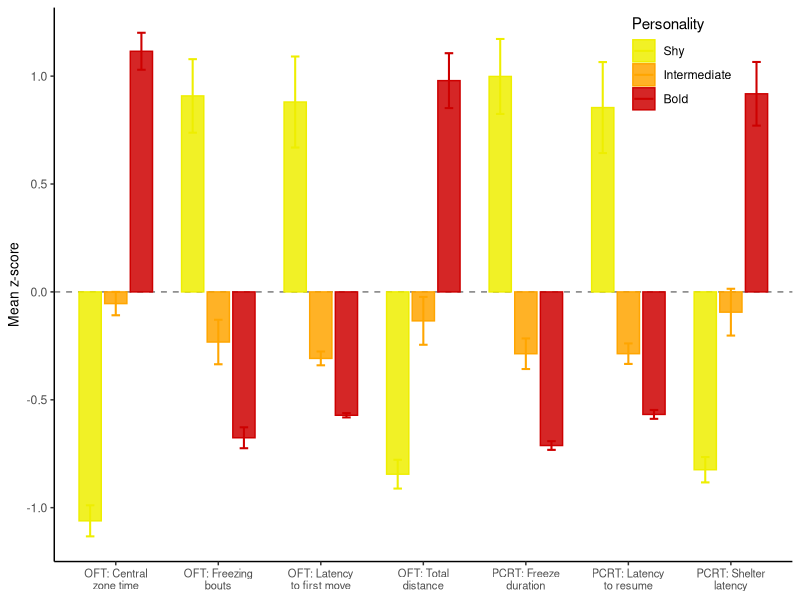
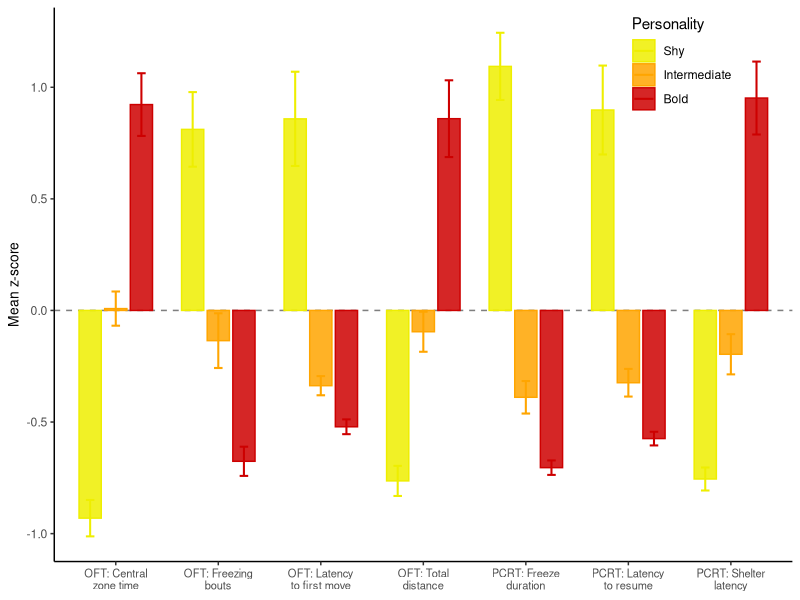
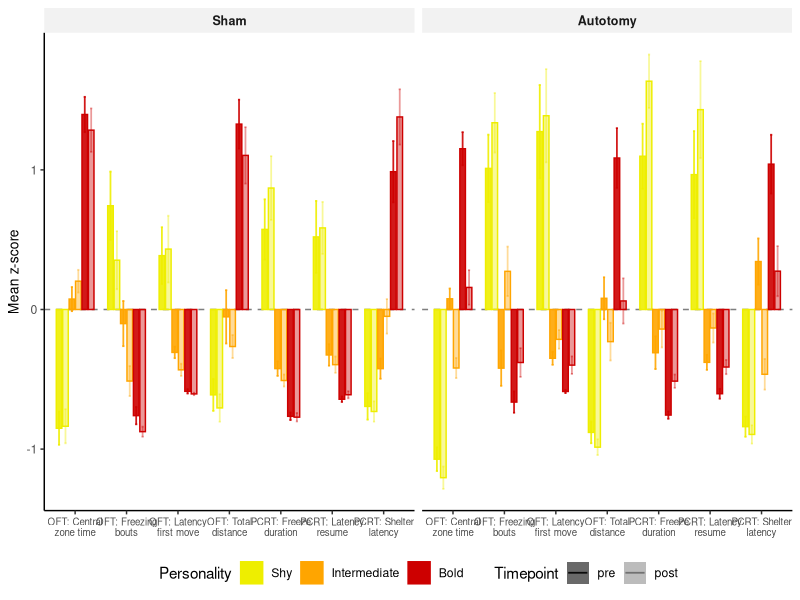
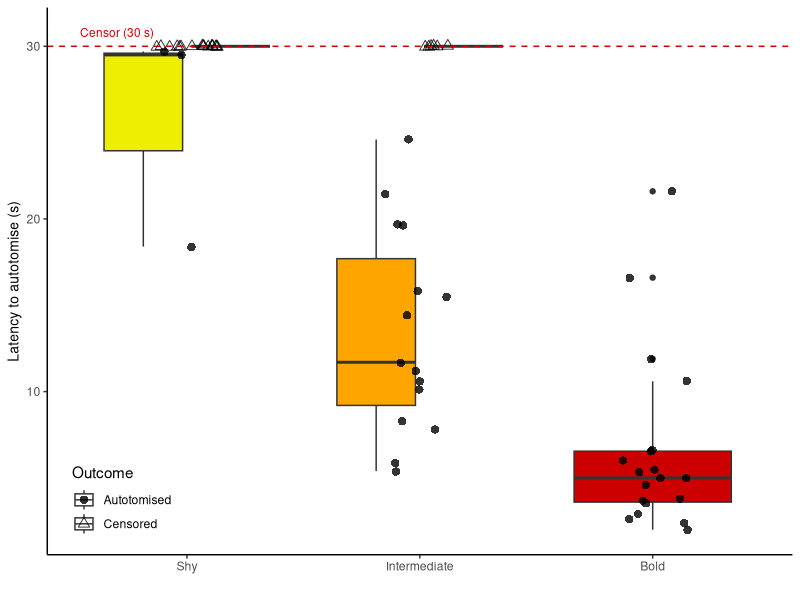
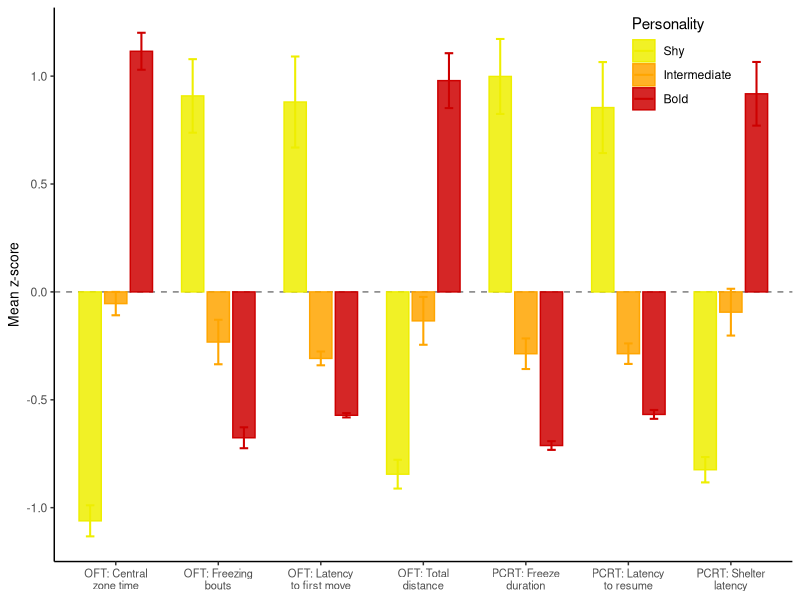
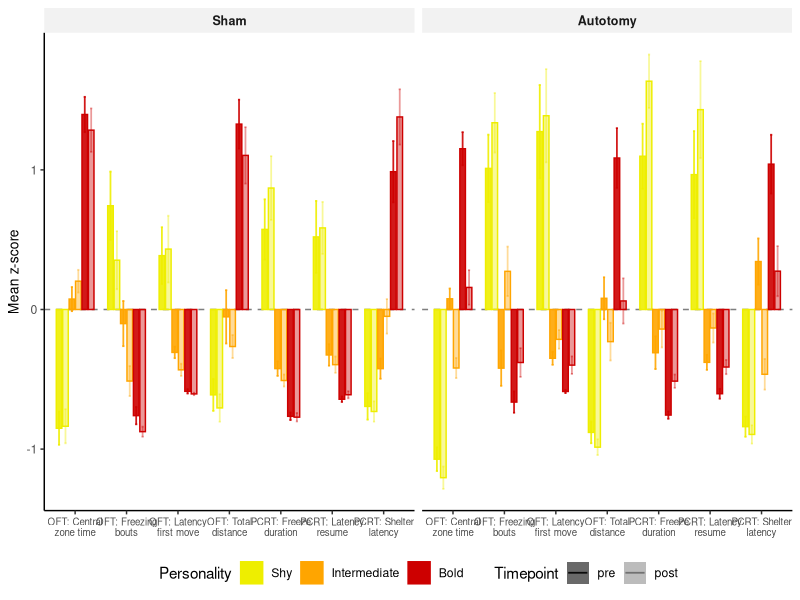
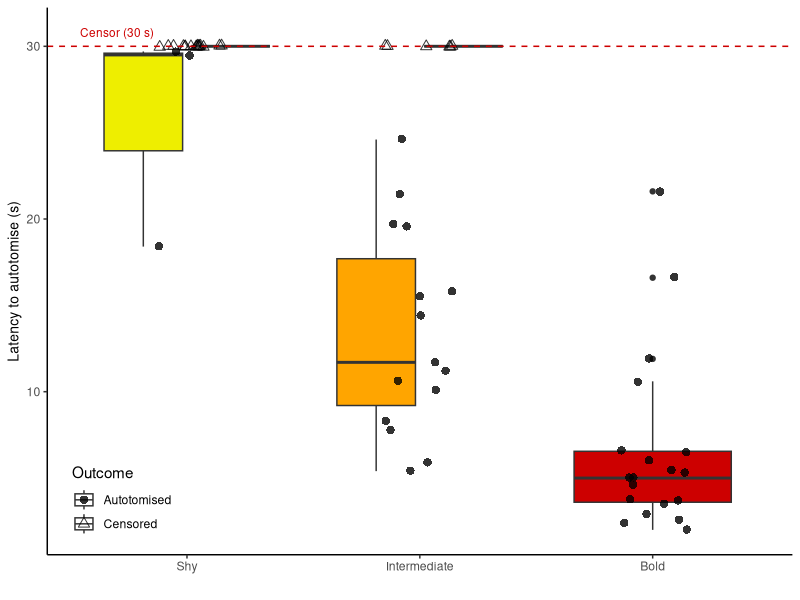

The R script that drew these images, in order: (Note: this script raises an error after producing the figures.)
#Crickets group 1 - Behavioural Ecology 2026

#WD
setwd("~/Desktop/KU Leuven/Behavioural Ecology")
getwd()

#Packages ----
library(tidyverse)
library(patchwork)    
library(ggbeeswarm)
library(ggpubr) 
library(gridExtra)
library(survival)
library(survminer)
library(patchwork)


#Data & wrangling ----
crickets <- read.csv("cricket_autotomy_raw_dataset_v2.csv",
                     na = c("", "NA", "NaN"))

oft_pre_cols  <- grep("OFT_pre",  names(crickets), value = TRUE)
oft_post_cols <- grep("OFT_post", names(crickets), value = TRUE)
pcrt_pre_cols <- grep("PCRT_pre", names(crickets), value = TRUE)
pcrt_post_cols<- grep("PCRT_post",names(crickets), value = TRUE)

trial_from_col <- function(x) as.integer(str_extract(x, "(?<=_T)\\d"))

make_long_block <- function(df, cols, timepoint_label, assay_label) {
  df %>%
    select(individual_ID, all_of(cols)) %>%
    pivot_longer(cols = all_of(cols),
                 names_to  = "col_name",
                 values_to = "value") %>%
    mutate(
      trial    = trial_from_col(col_name),
      metric   = str_replace(col_name,
                             paste0(assay_label, "_(pre|post)_T\\d_"), ""),
      timepoint = timepoint_label,
      assay     = assay_label
    ) %>%
    select(individual_ID, timepoint, assay, trial, metric, value)
}

oft_pre_long  <- make_long_block(crickets, oft_pre_cols,  "pre",  "OFT")
oft_post_long <- make_long_block(crickets, oft_post_cols, "post", "OFT")
pcrt_pre_long <- make_long_block(crickets, pcrt_pre_cols, "pre",  "PCRT")
pcrt_post_long<- make_long_block(crickets, pcrt_post_cols,"post", "PCRT")

long_metrics <- bind_rows(oft_pre_long, oft_post_long,
                          pcrt_pre_long, pcrt_post_long) %>%
  pivot_wider(names_from = metric, values_from = value)

meta <- crickets %>%
  select(individual_ID, sex, age_days_post_moult, body_mass_g,
         autotomy_regime, personality_category,
         personality_PC1_pre, personality_PC1_post,
         autotomy_latency_s, autotomy_censored, autotomy_occurred,
         sham_pinch_duration_s)

crickets_long <- long_metrics %>%
  left_join(meta, by = "individual_ID") %>%
  rename(
    ID            = individual_ID,
    age           = age_days_post_moult,
    mass          = body_mass_g,
    regime        = autotomy_regime,
    personality   = personality_category,
    PC1_pre       = personality_PC1_pre,
    PC1_post      = personality_PC1_post,
    a_latency     = autotomy_latency_s,
    a_censored    = autotomy_censored,
    a_occured     = autotomy_occurred,
    pinch_dur     = sham_pinch_duration_s,
    FM_latency         = latency_first_move_s,
    total_distance     = total_distance_cm,
    time_exp           = time_exposed_zone_s,
    time_central       = time_central_zone_s,
    freezing_n         = freezing_bouts_n,
    resume_latency     = latency_resume_s,
    total_freeze_time  = total_freeze_duration_s,
    shelter_latency    = shelter_seeking_latency_s
  ) %>%
  mutate(
    ID          = factor(ID),
    sex         = factor(sex),
    regime      = factor(regime, levels = c("sham", "autotomy")),
    personality = factor(personality, levels = c("Shy","Intermediate","Bold")),
    timepoint   = factor(timepoint, levels = c("pre","post")),
    d_boldness  = PC1_post - PC1_pre
  )

crickets_analysis <- crickets %>%
  mutate(
    individual_ID      = factor(individual_ID),
    sex                = factor(sex),
    autotomy_regime    = factor(autotomy_regime, levels = c("sham","autotomy")),
    personality_category = factor(personality_category,
                                  levels = c("Shy","Intermediate","Bold")),
    autotomy_occurred  = as.logical(autotomy_occurred),
    autotomy_censored  = as.logical(autotomy_censored),
    delta_boldness     = personality_PC1_post - personality_PC1_pre,
    surv_status        = case_when(
      autotomy_regime == "autotomy" & autotomy_occurred == TRUE  ~ 1,
      autotomy_regime == "autotomy" & autotomy_occurred == FALSE ~ 0,
      TRUE ~ NA_integer_
    )
  )


pal_personality <- c(Shy = "yellow2", Intermediate = "orange", Bold = "red3")
pal_regime      <- c(sham = "lightblue3", autotomy = "red")
pal_timepoint   <- c(pre = "#888780", post = "#C04828")

theme_cricket <- function() {
  theme_classic() +
    theme(
      plot.title       = element_text(face = "bold", size = 12),
      plot.subtitle    = element_text(size = 9, colour = "grey40"),
      axis.title       = element_text(size = 10),
      legend.position  = "bottom",
      strip.background = element_rect(fill = "grey95", colour = NA),
      strip.text       = element_text(face = "bold", size = 9)
    )
}


# ============================================================
# FIGURE 1 — Personality validation: behavioural profiles
# (pre-trial z-score bar chart across OFT + PCRT metrics)
# ============================================================

(p1 <- crickets_long %>%
  filter(timepoint == "pre") %>%
  group_by(ID, personality) %>%
  summarise(across(c(FM_latency, total_distance, time_central,
                     freezing_n, resume_latency, total_freeze_time,
                     shelter_latency),
                   \(x) mean(x, na.rm = TRUE)),
            .groups = "drop") %>%
  mutate(across(c(FM_latency, total_distance, time_central,
                  freezing_n, resume_latency, total_freeze_time,
                  shelter_latency), scale)) %>%
  pivot_longer(cols = c(FM_latency, total_distance, time_central,
                        freezing_n, resume_latency, total_freeze_time,
                        shelter_latency),
               names_to = "metric", values_to = "z_score") %>%
  group_by(personality, metric) %>%
  summarise(mean_z = mean(z_score, na.rm = TRUE),
            se_z   = sd(z_score, na.rm = TRUE) / sqrt(n()),
            .groups = "drop") %>%
  mutate(metric = recode(metric,
                         FM_latency        = "OFT: Latency\nto first move",
                         total_distance    = "OFT: Total\ndistance",
                         time_central      = "OFT: Central\nzone time",
                         freezing_n        = "OFT: Freezing\nbouts",
                         resume_latency    = "PCRT: Latency\nto resume",
                         total_freeze_time = "PCRT: Freeze\nduration",
                         shelter_latency   = "PCRT: Shelter\nlatency")) %>%
  ggplot(aes(x = metric, y = mean_z,
             fill = personality, colour = personality)) +
  geom_hline(yintercept = 0, linetype = "dashed", colour = "grey50") +
  geom_col(position = position_dodge(0.75), width = 0.65, alpha = 0.85) +
  geom_errorbar(aes(ymin = mean_z - se_z, ymax = mean_z + se_z),
                position = position_dodge(0.75), width = 0.25, linewidth = 0.7) +
  scale_fill_manual(values = pal_personality, name = "Personality") +
  scale_colour_manual(values = pal_personality, name = "Personality") +
  labs(x = NULL, y = "Mean z-score") +
  theme_cricket() +
  theme(axis.text.x = element_text(size = 8)) +
  theme(legend.position = c(0.85, 0.9)))

ggsave("fig1_personality_profiles.png", p1, width = 10, height = 5, dpi = 300)
message("✓ Figure 1 saved")

(p1 <- crickets_long %>%
    filter(timepoint == "post") %>%
    group_by(ID, personality) %>%
    summarise(across(c(FM_latency, total_distance, time_central,
                       freezing_n, resume_latency, total_freeze_time,
                       shelter_latency),
                     \(x) mean(x, na.rm = TRUE)),
              .groups = "drop") %>%
    mutate(across(c(FM_latency, total_distance, time_central,
                    freezing_n, resume_latency, total_freeze_time,
                    shelter_latency), scale)) %>%
    pivot_longer(cols = c(FM_latency, total_distance, time_central,
                          freezing_n, resume_latency, total_freeze_time,
                          shelter_latency),
                 names_to = "metric", values_to = "z_score") %>%
    group_by(personality, metric) %>%
    summarise(mean_z = mean(z_score, na.rm = TRUE),
              se_z   = sd(z_score, na.rm = TRUE) / sqrt(n()),
              .groups = "drop") %>%
    mutate(metric = recode(metric,
                           FM_latency        = "OFT: Latency\nto first move",
                           total_distance    = "OFT: Total\ndistance",
                           time_central      = "OFT: Central\nzone time",
                           freezing_n        = "OFT: Freezing\nbouts",
                           resume_latency    = "PCRT: Latency\nto resume",
                           total_freeze_time = "PCRT: Freeze\nduration",
                           shelter_latency   = "PCRT: Shelter\nlatency")) %>%
    ggplot(aes(x = metric, y = mean_z,
               fill = personality, colour = personality)) +
    geom_hline(yintercept = 0, linetype = "dashed", colour = "grey50") +
    geom_col(position = position_dodge(0.75), width = 0.65, alpha = 0.85) +
    geom_errorbar(aes(ymin = mean_z - se_z, ymax = mean_z + se_z),
                  position = position_dodge(0.75), width = 0.25, linewidth = 0.7) +
    scale_fill_manual(values = pal_personality, name = "Personality") +
    scale_colour_manual(values = pal_personality, name = "Personality") +
    labs(x = NULL, y = "Mean z-score") +
    theme_cricket() +
    theme(axis.text.x = element_text(size = 8)) +
    theme(legend.position = c(0.85, 0.9)))


# ============================================================
# FIGURE 2 — Pre vs post behavioural profiles by treatment
# (same as Fig 1 but split by regime, alpha = timepoint)
# ============================================================

(p2 <- crickets_long %>%
  filter(timepoint %in% c("pre","post")) %>%
  group_by(ID, personality, regime, timepoint) %>%
  summarise(across(c(FM_latency, total_distance, time_central,
                     freezing_n, resume_latency, total_freeze_time,
                     shelter_latency),
                   \(x) mean(x, na.rm = TRUE)),
            .groups = "drop") %>%
  mutate(across(c(FM_latency, total_distance, time_central,
                  freezing_n, resume_latency, total_freeze_time,
                  shelter_latency), scale)) %>%
  pivot_longer(cols = c(FM_latency, total_distance, time_central,
                        freezing_n, resume_latency, total_freeze_time,
                        shelter_latency),
               names_to = "metric", values_to = "z_score") %>%
  group_by(personality, regime, timepoint, metric) %>%
  summarise(mean_z = mean(z_score, na.rm = TRUE),
            se_z   = sd(z_score, na.rm = TRUE) / sqrt(n()),
            .groups = "drop") %>%
  mutate(
    metric = recode(metric,
                    FM_latency        = "OFT: Latency\nfirst move",
                    total_distance    = "OFT: Total\ndistance",
                    time_central      = "OFT: Central\nzone time",
                    freezing_n        = "OFT: Freezing\nbouts",
                    resume_latency    = "PCRT: Latency\nresume",
                    total_freeze_time = "PCRT: Freeze\nduration",
                    shelter_latency   = "PCRT: Shelter\nlatency"),
    timepoint = factor(timepoint, levels = c("pre","post"))
  ) %>%
  ggplot(aes(x = metric, y = mean_z,
             fill = personality, colour = personality,
             alpha = timepoint)) +
  geom_hline(yintercept = 0, linetype = "dashed", colour = "grey50") +
  geom_col(position = position_dodge(0.75), width = 0.65) +
  geom_errorbar(aes(ymin = mean_z - se_z, ymax = mean_z + se_z),
                position = position_dodge(0.75), width = 0.25, linewidth = 0.6) +
  scale_fill_manual(values = pal_personality, name = "Personality") +
  scale_colour_manual(values = pal_personality, name = "Personality") +
  scale_alpha_manual(values = c(pre = 0.9, post = 0.4), name = "Timepoint") +
  facet_wrap(~ regime, labeller = labeller(regime = c(sham = "Sham", autotomy = "Autotomy"))) +
  labs(x = NULL, y = "Mean z-score") +
  theme_cricket() +
  theme(axis.text.x = element_text(size = 7)))

ggsave("fig2_pre_post_profiles.png", p2, width = 13, height = 5.5, dpi = 300)
message("✓ Figure 2 saved")


# ============================================================
# FIGURE 3 — Autotomy latency by personality type
# (survival-style boxplot with censored points flagged)
# ============================================================
(p3 <- filter(crickets, autotomy_regime == "autotomy") %>%
   mutate(
     personality_category = factor(personality_category, levels = c("Shy","Intermediate","Bold")),
     outcome = if_else(autotomy_latency_s >= 30, "Censored", "Autotomised")
   ) %>%
   ggplot(aes(x = personality_category, y = autotomy_latency_s,
              fill = personality_category, shape = outcome)) +
   geom_boxplot() +
   geom_jitter(width = 0.15, size = 2.5, alpha = 0.8) +
   geom_hline(yintercept = 30, linetype = "dashed", colour = "red3") +
   annotate("text", x = 0.7, y = 30.8, label = "Censor (30 s)",
            colour = "red3", size = 3) +
   scale_fill_manual(values = pal_personality, guide = "none") +
   scale_shape_manual(values = c(Autotomised = 16, Censored = 2), name = "Outcome") +
   labs(x = "", y = "Latency to autotomise (s)") +
   theme_cricket() +
   theme(legend.position = c(0.1, 0.1)))

ggsave("fig3_autotomy_latency.png", p3, width = 7, height = 5.5, dpi = 300)
message("✓ Figure 3 saved")


# ============================================================
# FIGURE 4 — Survival curves (Kaplan–Meier) by personality
# ============================================================

surv_data <- crickets_analysis %>%
  filter(autotomy_regime == "autotomy",
         !is.na(autotomy_latency_s), !is.na(surv_status))

surv_obj <- Surv(time   = surv_data$autotomy_latency_s,
                 event  = surv_data$surv_status)

km_fit <- survfit(surv_obj ~ personality_category, data = surv_data)
(p4 <- ggsurvplot(
  km_fit,
  data         = surv_data,
  palette      = unname(pal_personality[levels(surv_data$personality_category)]),
  conf.int     = TRUE,
  pval         = TRUE,
  risk.table   = FALSE,
  legend = c(0.1, 0.1), 
  legend.labs  = levels(surv_data$personality_category),
  legend.title = "Personality",
  xlab         = "Time (s)",
  ylab         = "Probability of NOT autotomising",
  ggtheme      = theme_cricket()))

# Save via ggsurvplot's own method
png("fig4_survival_curves.png", width = 2400, height = 1800, res = 300)
print(p4)
dev.off()
message("✓ Figure 4 saved")


# ============================================================
# FIGURE 5 — Pre-trial boldness (PC1) vs autotomy latency
# (RQ1: does boldness predict autotomy threshold?)
# ============================================================

(p5 <- crickets_analysis %>%
  filter(autotomy_regime == "autotomy") %>%
  mutate(outcome = if_else(autotomy_occurred, "Autotomised", "Censored")) %>%
  ggplot(aes(x = personality_PC1_pre, y = autotomy_latency_s,
             colour = personality_category)) +
  geom_point(aes(shape = outcome), alpha = 0.8, size = 2.8) +
  geom_smooth(data = . %>% filter(autotomy_occurred),
              method = "lm", se = TRUE, linewidth = 1,
              aes(fill = personality_category), alpha = 0.15) +
  geom_hline(yintercept = 30, linetype = "dashed", colour = "grey50") +
  scale_colour_manual(values = pal_personality, name = "Personality") +
  scale_fill_manual(values = pal_personality, guide = "none") +
  scale_shape_manual(values = c(Autotomised = 16, Censored = 2),
                     name = "Outcome") +
  labs(x = "Pre-trial boldness (PC1)", y = "Latency to autotomise (s)") +
  theme_cricket() +
  theme(legend.position = c(0.1, 0.2)))

ggsave("fig5_boldness_vs_latency.png", p5, width = 8, height = 5.5, dpi = 300)
message("✓ Figure 5 saved")


# ============================================================
# FIGURE 6 — Delta boldness (PC1 post − pre) by personality × regime
# (RQ2: does personality change after autotomy?)
# ============================================================

delta_data <- crickets_analysis %>%
  select(individual_ID, personality_category, autotomy_regime, delta_boldness) %>%
  drop_na(delta_boldness)

(p6 <- ggplot(delta_data,
             aes(x = personality_category, y = delta_boldness,
                 fill = autotomy_regime, colour = autotomy_regime)) +
  geom_hline(yintercept = 0, linetype = "dashed", colour = "grey50") +
  geom_boxplot(alpha = 0.6, position = position_dodge(0.8), width = 0.7,
               outlier.shape = NA, colour = "grey30") +
  geom_point(position = position_jitterdodge(jitter.width = 0.1, dodge.width = 0.8),
             alpha = 0.6, size = 1.8) +
  scale_fill_manual(values = pal_regime,
                    labels = c(sham = "Sham", autotomy = "Autotomy"),
                    name = "Treatment") +
  scale_colour_manual(values = pal_regime,
                      labels = c(sham = "Sham", autotomy = "Autotomy"),
                      name = "Treatment") +
  labs(x = "", y = "Δ Boldness (PC1 post − pre)") +
  theme_cricket() +
  theme(legend.position = c(0.1, 0.1)))

ggsave("fig6_delta_boldness.png", p6, width = 8, height = 5.5, dpi = 300)
message("✓ Figure 6 saved")


# ============================================================
# FIGURE 7 — Pre vs post PC1 scatter (individual trajectories)
# Highlights whether bold individuals are more/less stable
# ============================================================

(p7 <- crickets_analysis %>%
  select(individual_ID, personality_category, autotomy_regime,
         personality_PC1_pre, personality_PC1_post) %>%
  drop_na() %>%
  ggplot(aes(x = personality_PC1_pre, y = personality_PC1_post,
             colour = personality_category)) +
  geom_abline(slope = 1, intercept = 0, linetype = "dashed", colour = "grey60") +
  geom_segment(aes(xend = personality_PC1_pre, yend = personality_PC1_pre),
               colour = "grey80", linewidth = 0.3) +
  geom_point(size = 2.5, alpha = 0.8) +
  facet_wrap(~ autotomy_regime,
             labeller = labeller(autotomy_regime = c(sham = "Sham", autotomy = "Autotomy"))) +
  scale_colour_manual(values = pal_personality, name = "Personality") +
  labs(x = "Pre-trial boldness (PC1)", y = "Post-trial boldness (PC1)") +
  theme_cricket() +
  theme(legend.position = c(0.1, 0.1)))

ggsave("fig7_pc1_scatter.png", p7, width = 9, height = 5, dpi = 300)
message("✓ Figure 7 saved")


# ============================================================
# FIGURE 8 — Body mass vs autotomy latency (confound check)
# ============================================================

p8 <- crickets_analysis %>%
  filter(autotomy_regime == "autotomy") %>%
  mutate(outcome = if_else(autotomy_occurred, "Autotomised", "Censored")) %>%
  ggplot(aes(x = body_mass_g, y = autotomy_latency_s,
             colour = personality_category, shape = outcome)) +
  geom_point(size = 2.5, alpha = 0.8) +
  geom_smooth(method = "lm", se = FALSE, linewidth = 0.8,
              aes(group = 1), colour = "grey30") +
  geom_hline(yintercept = 30, linetype = "dashed", colour = "grey50") +
  scale_colour_manual(values = pal_personality, name = "Personality") +
  scale_shape_manual(values = c(Autotomised = 16, Censored = 2),
                     name = "Outcome") +
  labs(title = "Figure 8 — Body mass vs autotomy latency (confound check)",
       subtitle = "Overall regression line in grey. Use as covariate in LMM if correlated.",
       x = "Body mass (g)", y = "Latency to autotomise (s)") +
  theme_cricket()

ggsave("fig8_mass_confound.png", p8, width = 7, height = 5, dpi = 300)
message("✓ Figure 8 saved")


# ============================================================
# FIGURE 9 — Sample composition summary
# (n per personality × regime cell, sex distribution)
# ============================================================

(p9a <- crickets_analysis %>%
  count(personality_category, autotomy_regime) %>%
  ggplot(aes(x = personality_category, y = n,
             fill = autotomy_regime)) +
  geom_col(position = position_dodge(0.7), width = 0.6, alpha = 0.85) +
  geom_text(aes(label = n),
            position = position_dodge(0.7), vjust = -0.4, size = 3.2) +
  scale_fill_manual(values = pal_regime,
                    labels = c(sham = "Sham", autotomy = "Autotomy"),
                    name = "Treatment") +
  labs(subtitle = "Sample sizes per cell",
       x = "Personality", y = "n") +
  theme_cricket() +
  theme(legend.position = "right"))

p9b <- crickets_analysis %>%
  count(personality_category, sex) %>%
  ggplot(aes(x = personality_category, y = n, fill = sex)) +
  geom_col(position = position_dodge(0.7), width = 0.6, alpha = 0.85) +
  geom_text(aes(label = n),
            position = position_dodge(0.7), vjust = -0.4, size = 3.2) +
  scale_fill_manual(values = c(M = "steelblue3", F = "salmon3"), name = "Sex") +
  labs(subtitle = "Sex distribution per personality",
       x = "Personality", y = "n") +
  theme_cricket() +
  theme(legend.position = "right")

p9 <- (p9a | p9b) +
  plot_annotation(title = "Figure 9 — Sample composition",
                  theme = theme(plot.title = element_text(face = "bold", size = 12)))

ggsave("fig9_sample_composition.png", p9, width = 11, height = 4.5, dpi = 300)
message("✓ Figure 9 saved")


# ============================================================
message("\n✅ All 9 figures saved to working directory.")
message("   Figures 1–9 cover: personality validation, pre/post profiles,")
message("   autotomy latency, survival curves, RQ1 regression, RQ2 delta")
message("   boldness, PC1 trajectories, confound check, and sample summary.")



(p_pc1 <- crickets %>%
    mutate(autotomy_regime = factor(autotomy_regime, levels = c("sham","autotomy"))) %>%
    select(individual_ID, autotomy_regime,
           personality_PC1_pre, personality_PC1_post) %>%
    pivot_longer(cols = c(personality_PC1_pre, personality_PC1_post),
                 names_to = "timepoint", values_to = "PC1") %>%
    mutate(timepoint = factor(if_else(timepoint == "personality_PC1_pre", "pre", "post"),
                              levels = c("pre","post"))) %>%
    group_by(autotomy_regime, timepoint) %>%
    summarise(mean_PC1 = mean(PC1, na.rm = TRUE),
              se_PC1   = sd(PC1, na.rm = TRUE) / sqrt(n()),
              .groups  = "drop") %>%
    ggplot(aes(x = timepoint, y = mean_PC1,
               colour = autotomy_regime, group = autotomy_regime)) +
    geom_line(linewidth = 1.2) +
    geom_point(size = 3) +
    geom_errorbar(aes(ymin = mean_PC1 - se_PC1,
                      ymax = mean_PC1 + se_PC1),
                  width = 0.08, linewidth = 0.8) +
    scale_colour_manual(values = c(sham = "cadetblue3", autotomy = "salmon"),
                        name = "Treatment") +
    labs(title = "Boldness (PC1) Change Pre→Post",
         x = "Time", y = "Estimated Boldness (PC1)") +
    theme_cricket())
